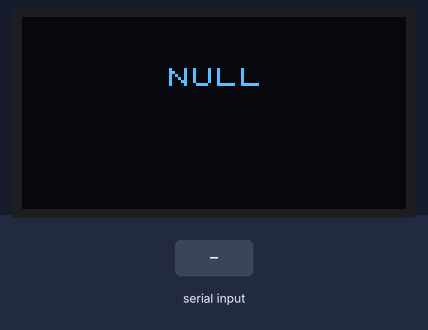
Recording of a sketch running on a simulated ESP32-S3. Shown: 128×64 one-colour display. Inputs (shaded band) come from the test bench. USB keyboard and mouse output is not drawn.

Above: at 1.3 s.
1.4 s: "90,45\n" received over Serial
Timing chart, 0 to 4.4 s (numbered marks = the images above; inputs shaded):
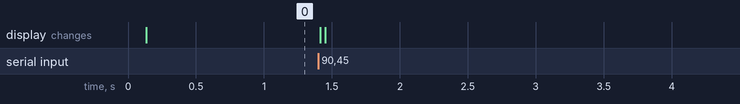

The sketch:

V3_esp32_copy_mouse_move.ino
```cpp
#include <Arduino.h>
#include "USB.h"
#include "USBHIDMouse.h"
#include <U8x8lib.h>
#ifdef U8X8_HAVE_HW_SPI
#include <SPI.h>
#endif

U8X8_SSD1306_128X64_NONAME_SW_I2C
u8x8(4,5,U8X8_PIN_NONE);
USBHIDMouse Mouse;

TaskHandle_t task2;//显示器子线程句柄
TaskHandle_t task3;//自转子线程句柄
TaskHandle_t task4;//自动扳机子线程句柄

volatile int ex,ey;
volatile int print_xy = 0;

volatile int print_autoshoot = 0;


volatile int if_spin = 0;
volatile int if_auto_shoot = 0;


//显示器线程
void print_text(void *pv) {
    while (1) {

        if (print_xy) {

            char exey[20];
            sprintf(exey,"%d,%d     ",ex,ey);

            u8x8.drawString(3,1,"          ");
            u8x8.drawString(6,2,"    ");
            u8x8.drawString(5,3,exey);
            u8x8.setInverseFont(0);
            u8x8.refreshDisplay();
            print_xy = 0;

            delay(20);

        }

        else if (print_autoshoot) {

            u8x8.drawString(3,1,"Auto shoot");
            u8x8.setInverseFont(0);
            u8x8.refreshDisplay();
            u8x8.drawString(6,2,"    ");
            u8x8.drawString(5,3,"       ");
            u8x8.setInverseFont(1);
            u8x8.refreshDisplay();

        }

        else {

            u8x8.drawString(3,1,"          ");
            u8x8.drawString(6,2,"NULL");
            u8x8.drawString(5,3,"       ");
            u8x8.setInverseFont(0);
            u8x8.refreshDisplay();

        }
        delay(1);
    }
}


//自转线程
void self_spin(void *pv) {
    while (1) {
        if (if_spin) {
            Mouse.move(127,0);  //没有显示器功能
        }
        delay(1);
    }
}


//自动扳机线程
void auto_shoot(void *pv) {
    while (1) {
        if (if_auto_shoot) {
            Mouse.click(MOUSE_LEFT);
            delay(120);
            Mouse.click(MOUSE_LEFT);  //调试自动扳机的显示器
            if_auto_shoot = 0;
            print_autoshoot = 0;
        }
        delay(1);
    }
}


void setup() {

    Serial.begin(115200);
    delay(100);

    USB.begin();  //把ESP32作为USB设备
    Mouse.begin();  //同时作为HID鼠标设备

    u8x8.begin();
    u8x8.setPowerSave(0);

    u8x8.setFont(u8x8_font_chroma48medium8_r);

    xTaskCreatePinnedToCore(print_text, "t2", 2048, NULL, 1, &task2, 1);
    xTaskCreatePinnedToCore(self_spin, "t3", 2048, NULL, 1, &task3, 1);
    xTaskCreatePinnedToCore(auto_shoot, "t4", 2048, NULL, 1, &task4, 1);

}


void loop() {

    //检查是否有数据
    if (Serial.available() > 0) {

        String data = Serial.readStringUntil('\n');
        data.trim();
        int comma = data.indexOf(',');

        if (comma != -1) {

            //x轴偏移量（相对位移）
            ex = data.substring(0, comma).toInt();

            //y轴偏移量（相对位移）
            ey = data.substring(comma + 1).toInt();


            //自转
            if (ex == 666 && ey == 666) {

                if_spin = 1;
                ex = 127;
                ey = 0;

            }

            //停止自转
            else if (ex == 555 && ey == 555) {
                if_spin = 0;
            }

            //自动扳机
            else if (ex == 444 && ey == 444) {
                if_auto_shoot = 1;
            }

            else if (ex == 4444 && ey == 4444) {
                print_autoshoot = 1;
            }

            //自瞄
            else {
                Mouse.move(ex, ey);
            }

            // //自动扳机显示功能
            // if (ex == 4444 && ey == 4444) {
            //     print_autoshoot = 1;
            // }


            //显示到屏幕上
            print_xy = 1;

        }
    }

    delay(1);

}
```
